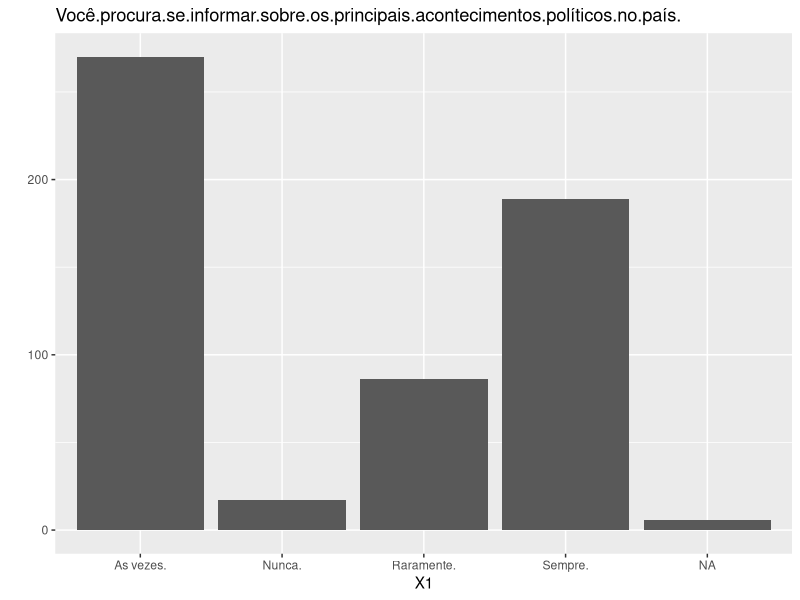
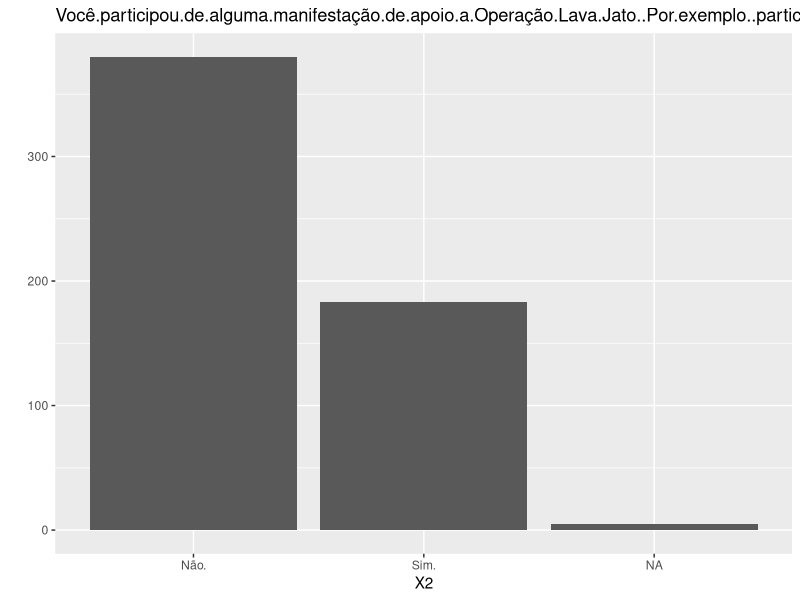
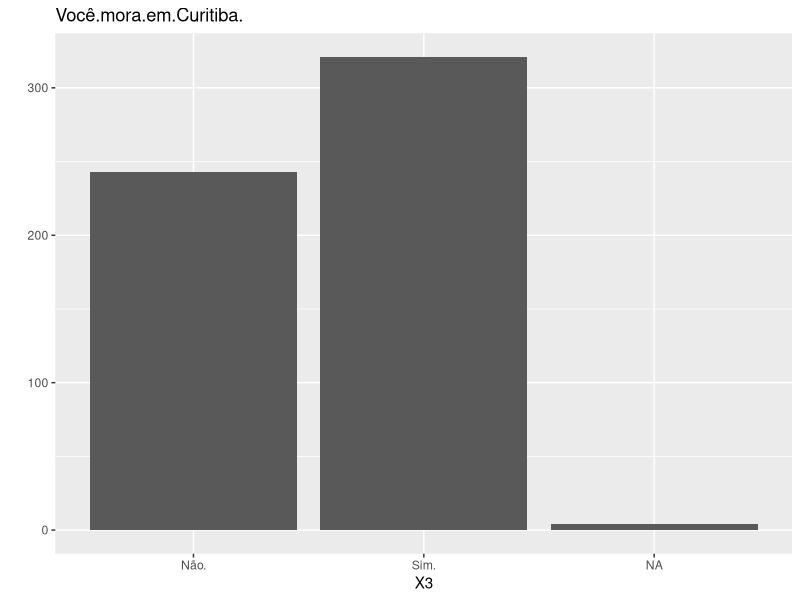

These charts were generated, in order, by the following R code:
# Bibliotecas ---------------------------------------------------------------
library(ggplot2)


# Entrada dos Dados ---------------------------------------------------------
list.files()

# ?read.table
# Respondentes
resp <- read.csv2("data.csv", na.strings =  "")
dim(resp)

# Gabarito


# Fatores associados --------------------------------------------------------
fatores <- resp[, 27:29]

# Guarda questões dos fatores associados
fatores.cols <- names(fatores)

colnames(fatores) <- paste0("X", 1:3)

qplot(x =  X1, data = fatores, main =  fatores.cols[1])
qplot(x =  X2, data = fatores, main =  fatores.cols[2])
qplot(x =  X3, data = fatores, main =  fatores.cols[3])


# Tratamento dos Dados ------------------------------------------------------
resp <- resp[, 1:26]

# Guarda questões
resp.cols <- names(resp)

# Renomeia os itens
colnames(resp) <- paste0("i", 1:26)

table(resp$i1,useNA = "always") # i1


# Tratamento Gabarito -------------------------------------------------------
